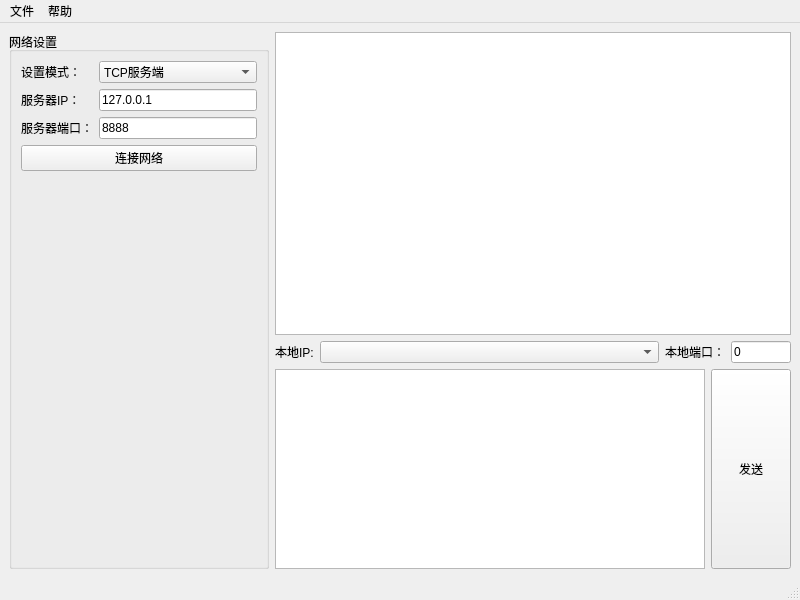
<?xml version="1.0" encoding="UTF-8"?>
<ui version="4.0">
 <class>MainWindow</class>
 <widget class="QMainWindow" name="MainWindow">
  <property name="geometry">
   <rect>
    <x>0</x>
    <y>0</y>
    <width>800</width>
    <height>600</height>
   </rect>
  </property>
  <property name="windowTitle">
   <string>MainWindow</string>
  </property>
  <widget class="QWidget" name="centralwidget">
   <layout class="QHBoxLayout" name="horizontalLayout_4" stretch="0,1">
    <item>
     <layout class="QVBoxLayout" name="verticalLayout_2">
      <item>
       <widget class="QGroupBox" name="groupBox">
        <property name="minimumSize">
         <size>
          <width>260</width>
          <height>0</height>
         </size>
        </property>
        <property name="title">
         <string>网络设置</string>
        </property>
        <layout class="QHBoxLayout" name="horizontalLayout">
         <item>
          <layout class="QGridLayout" name="gridLayout">
           <item row="2" column="1">
            <widget class="QLineEdit" name="edit_target_port">
             <property name="text">
              <string>8888</string>
             </property>
            </widget>
           </item>
           <item row="1" column="0">
            <widget class="QLabel" name="label_2">
             <property name="text">
              <string>服务器IP：</string>
             </property>
            </widget>
           </item>
           <item row="3" column="0" colspan="2">
            <widget class="QPushButton" name="btn_connect">
             <property name="text">
              <string>连接网络</string>
             </property>
            </widget>
           </item>
           <item row="0" column="1">
            <widget class="QComboBox" name="comboBox">
             <item>
              <property name="text">
               <string>TCP服务端</string>
              </property>
             </item>
             <item>
              <property name="text">
               <string>TCP客户端</string>
              </property>
             </item>
             <item>
              <property name="text">
               <string>UDP</string>
              </property>
             </item>
            </widget>
           </item>
           <item row="0" column="0">
            <widget class="QLabel" name="label">
             <property name="text">
              <string>设置模式：</string>
             </property>
            </widget>
           </item>
           <item row="1" column="1">
            <widget class="QLineEdit" name="edit_target_ip">
             <property name="text">
              <string>127.0.0.1</string>
             </property>
            </widget>
           </item>
           <item row="2" column="0">
            <widget class="QLabel" name="label_3">
             <property name="text">
              <string>服务器端口：</string>
             </property>
            </widget>
           </item>
           <item row="4" column="0">
            <spacer name="verticalSpacer">
             <property name="orientation">
              <enum>Qt::Vertical</enum>
             </property>
             <property name="sizeHint" stdset="0">
              <size>
               <width>20</width>
               <height>40</height>
              </size>
             </property>
            </spacer>
           </item>
          </layout>
         </item>
        </layout>
       </widget>
      </item>
     </layout>
    </item>
    <item>
     <layout class="QVBoxLayout" name="verticalLayout" stretch="1,0,0">
      <item>
       <widget class="QPlainTextEdit" name="edit_recv">
        <property name="readOnly">
         <bool>true</bool>
        </property>
       </widget>
      </item>
      <item>
       <layout class="QHBoxLayout" name="horizontalLayout_2" stretch="0,1,0,0">
        <item>
         <widget class="QLabel" name="label_4">
          <property name="text">
           <string>本地IP:</string>
          </property>
         </widget>
        </item>
        <item>
         <widget class="QComboBox" name="cb_local_ip"/>
        </item>
        <item>
         <widget class="QLabel" name="label_5">
          <property name="text">
           <string>本地端口：</string>
          </property>
         </widget>
        </item>
        <item>
         <widget class="QLineEdit" name="edit_local_port">
          <property name="sizePolicy">
           <sizepolicy hsizetype="Preferred" vsizetype="Fixed">
            <horstretch>0</horstretch>
            <verstretch>0</verstretch>
           </sizepolicy>
          </property>
          <property name="minimumSize">
           <size>
            <width>60</width>
            <height>0</height>
           </size>
          </property>
          <property name="maximumSize">
           <size>
            <width>60</width>
            <height>16777215</height>
           </size>
          </property>
          <property name="inputMask">
           <string>99999</string>
          </property>
          <property name="text">
           <string>0</string>
          </property>
         </widget>
        </item>
       </layout>
      </item>
      <item>
       <layout class="QHBoxLayout" name="horizontalLayout_3">
        <item>
         <widget class="QPlainTextEdit" name="edit_send">
          <property name="minimumSize">
           <size>
            <width>0</width>
            <height>200</height>
           </size>
          </property>
          <property name="maximumSize">
           <size>
            <width>16777215</width>
            <height>300</height>
           </size>
          </property>
         </widget>
        </item>
        <item>
         <widget class="QPushButton" name="btn_send">
          <property name="sizePolicy">
           <sizepolicy hsizetype="Minimum" vsizetype="Expanding">
            <horstretch>0</horstretch>
            <verstretch>0</verstretch>
           </sizepolicy>
          </property>
          <property name="text">
           <string>发送</string>
          </property>
         </widget>
        </item>
       </layout>
      </item>
     </layout>
    </item>
   </layout>
  </widget>
  <widget class="QMenuBar" name="menubar">
   <property name="geometry">
    <rect>
     <x>0</x>
     <y>0</y>
     <width>800</width>
     <height>26</height>
    </rect>
   </property>
   <widget class="QMenu" name="menu">
    <property name="title">
     <string>文件</string>
    </property>
    <addaction name="separator"/>
    <addaction name="action_save"/>
    <addaction name="actionLoading"/>
    <addaction name="action_exit"/>
   </widget>
   <widget class="QMenu" name="menu_2">
    <property name="title">
     <string>帮助</string>
    </property>
    <addaction name="actionAbout"/>
   </widget>
   <addaction name="menu"/>
   <addaction name="menu_2"/>
  </widget>
  <widget class="QStatusBar" name="statusbar"/>
  <action name="action_save">
   <property name="text">
    <string>Save</string>
   </property>
  </action>
  <action name="actionLoading">
   <property name="text">
    <string>Loading</string>
   </property>
  </action>
  <action name="action_exit">
   <property name="text">
    <string>Exit</string>
   </property>
  </action>
  <action name="actionAbout">
   <property name="text">
    <string>About</string>
   </property>
  </action>
 </widget>
 <resources/>
 <connections/>
</ui>
